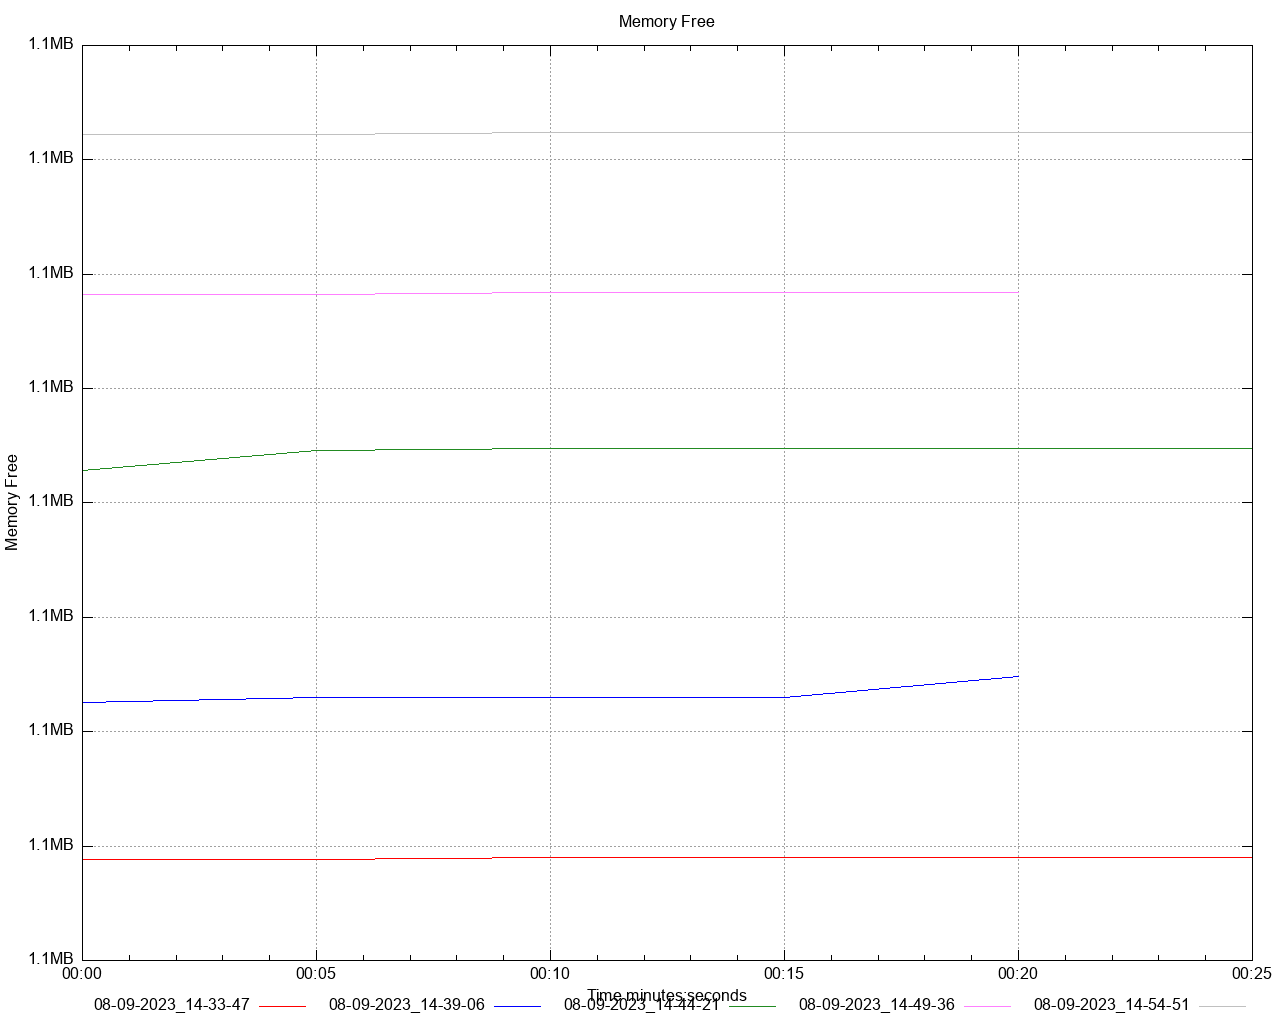

Source code (gnuplot):
set title 'Memory Free' noenhanced
set style data lines
set datafile separator ","
set terminal png size 1280,1024
set grid
set key below
set xdata time
set timefmt "%s"
offset = 0
t0(x)=(offset=($0==0) ? x : offset, x - offset)
set xlabel 'Time minutes:seconds'
set ylabel 'Memory Free'
set format y '%.1s%cB'
set output '/Users/gbarnett/git/hazelcast-simulator/atomiclong-3node-member/atomicreference/dstat/memory_free_A5.png'
plot \
   '/Users/gbarnett/git/hazelcast-simulator/atomiclong-3node-member/atomicreference/data/memory_free_A5_1.data' using (t0(timecolumn(1))):2 title "08-09-2023_14-33-47" noenhanced lt rgb "red", \
   '/Users/gbarnett/git/hazelcast-simulator/atomiclong-3node-member/atomicreference/data/memory_free_A5_2.data' using (t0(timecolumn(1))):2 title "08-09-2023_14-39-06" noenhanced lt rgb "blue", \
   '/Users/gbarnett/git/hazelcast-simulator/atomiclong-3node-member/atomicreference/data/memory_free_A5_3.data' using (t0(timecolumn(1))):2 title "08-09-2023_14-44-21" noenhanced lt rgb "forest-green", \
   '/Users/gbarnett/git/hazelcast-simulator/atomiclong-3node-member/atomicreference/data/memory_free_A5_4.data' using (t0(timecolumn(1))):2 title "08-09-2023_14-49-36" noenhanced lt rgb "orchid", \
   '/Users/gbarnett/git/hazelcast-simulator/atomiclong-3node-member/atomicreference/data/memory_free_A5_5.data' using (t0(timecolumn(1))):2 title "08-09-2023_14-54-51" noenhanced lt rgb "grey", \
